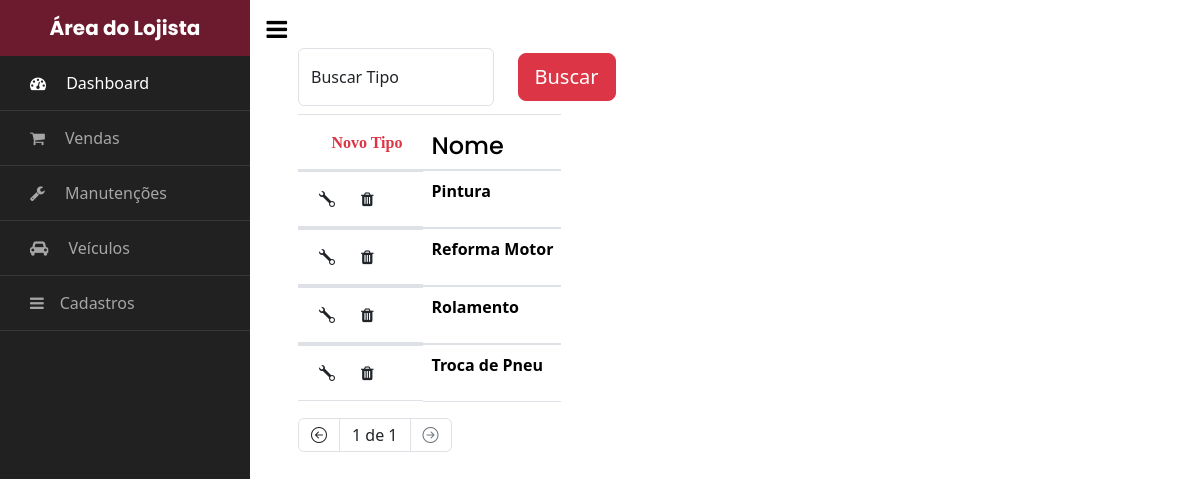
/area_do_lojista/cadastros/tipos_manutencao/, run on an earlier commit of the app's database.
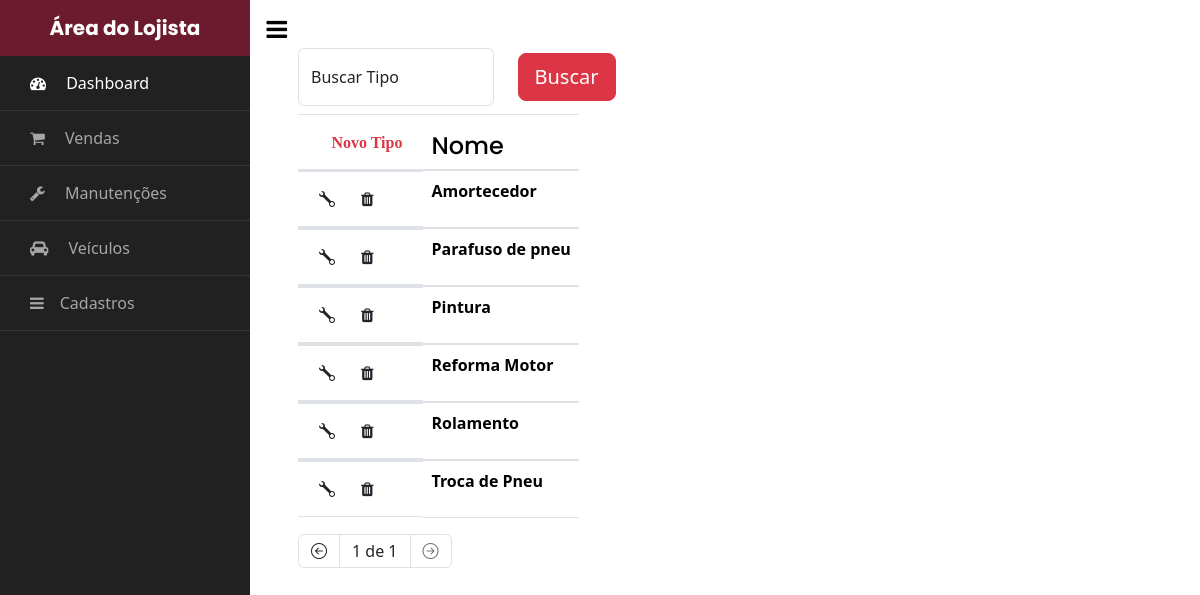
And on a later commit of the database.
### gestao/models.py (models this page shows, shortened)
class Tipo_Manutencao(models.Model):
    id = models.AutoField(primary_key=True)
    nome = models.CharField(max_length=50)
    class Meta:
        verbose_name_plural = 'Tipos de Manutenção'

### gestao/views.py (the view)
# urls.py: path('cadastros/tipos_manutencao/', TipoManutencaoListView.as_view(), name='lista_tipos_manutencao'),
class TipoManutencaoListView(ListView):
    model = Tipo_Manutencao
    template_name = 'tipo_manutencao.html'
    context_object_name = 'manutencoes'
    paginate_by = 15
    def get_queryset(self):
        manutencao = super(TipoManutencaoListView, self).get_queryset()
        search = self.request.GET.get('search')
        if search:
            manutencao = manutencao.filter(nome__icontains=search).order_by('nome')
        else:
            manutencao = manutencao.order_by('nome')
        return manutencao

### gestao/templates/tipo_manutencao.html (shortened to what this page needs)
{% extends 'base_lojista.html' %}
{% block content %}
<form method="GET" action="{% url 'lista_tipos_manutencao' %}" class="row  d-flex flex-wrap">
    <div class="col-11 col-sm-5 col-md-4 col-lg-3 mb-2">
      <div class="form-floating">
          <input type="text" name="search" id="search" class="form-control" placeholder="Search" value="{{ request.GET.search|default:'' }}">
          <label class="form-label" for="Search">Buscar Tipo</label>
      </div>
    </div>
      <div class="col col-sm-2 align-self-center mb-2">
          <button type="submit" class="btn btn-danger btn-lg ">Buscar</button>
      </div>
</form>
    <table class="table table-responsive">
        <thead>
            <tr class="">
                <th class="">
                    <button class="btn" type="button" data-bs-toggle="modal" data-bs-target="#createModal"><i class="fa-solid fa-gear text-danger">Novo Tipo</i></button>
                    </div>
                <th ><h4 class="m-0">Nome</h4></th>
        <tbody>
            {% for manutencao in manutencoes %}
                <tr class="">
                    <td class="d-flex flex-nowrap">
                        <button class="btn" type="button" data-bs-toggle="modal" data-bs-target="#editModal{{manutencao.id}}"><i class="bi bi-wrench"></i></button>
                        <button class="btn" type="button" data-bs-toggle="modal" data-bs-target="#deleteModal{{manutencao.id}}"> <i class="fa fa-trash link-offset-3-hover"></i></button>
                    </td>
                    <th class="" scope="row">{{ manutencao.nome }}</th>
                </tr>
        </tbody>
    </div>
    {% endfor %}
<nav aria-label="Page navigation example">
    <ul class="pagination ">
      {% if page_obj.has_previous %}
        <li class="page-item">
          <a class="page-link link-dark" href="?search={{ request.GET.search|default:'' }}&page=1"><i class="bi bi-chevron-double-left"></i></a>
        </li>
        <li class="page-item">
          <a class="page-link link-dark" href="?&search={{ request.GET.search|default:'' }}&page={{ page_obj.previous_page_number }}"><i class="bi bi-arrow-left-circle"></i></a>
        </li>
      {% else %}
        <li class="page-item disabled">
          <span class="page-link link-dark"><i class="bi bi-arrow-left-circle"></i></span>
        </li>
      {% endif %}
      <li class="page-item">
        <span class="page-link current link-dark">
          {{ page_obj.number }} de {{ page_obj.paginator.num_pages }}
        </span>
      </li>
      {% if page_obj.has_next %}
        <li class="page-item">
          <a class="page-link link-dark" href="?search={{ request.GET.search|default:'' }}&page={{ page_obj.next_page_number }}"><i class="bi bi-arrow-right-circle"></i></a>
        </li>
        <li class="page-item">
          <a class="page-link link-dark" href="?search={{ request.GET.search|default:'' }}&page={{ page_obj.paginator.num_pages }}"><i class="bi bi-chevron-double-right"></i></a>
        </li>
      {% else %}
        <li class="page-item disabled">
          <span class="page-link"><i class="bi bi-arrow-right-circle"></i></span>
        </li>
      {% endif %}
    </ul>
  </nav>
{% endblock %}

What changed in the data, as far as the page shows it:
added Tipo_Manutencao: nome "Amortecedor"
added Tipo_Manutencao: nome "Parafuso de pneu"
